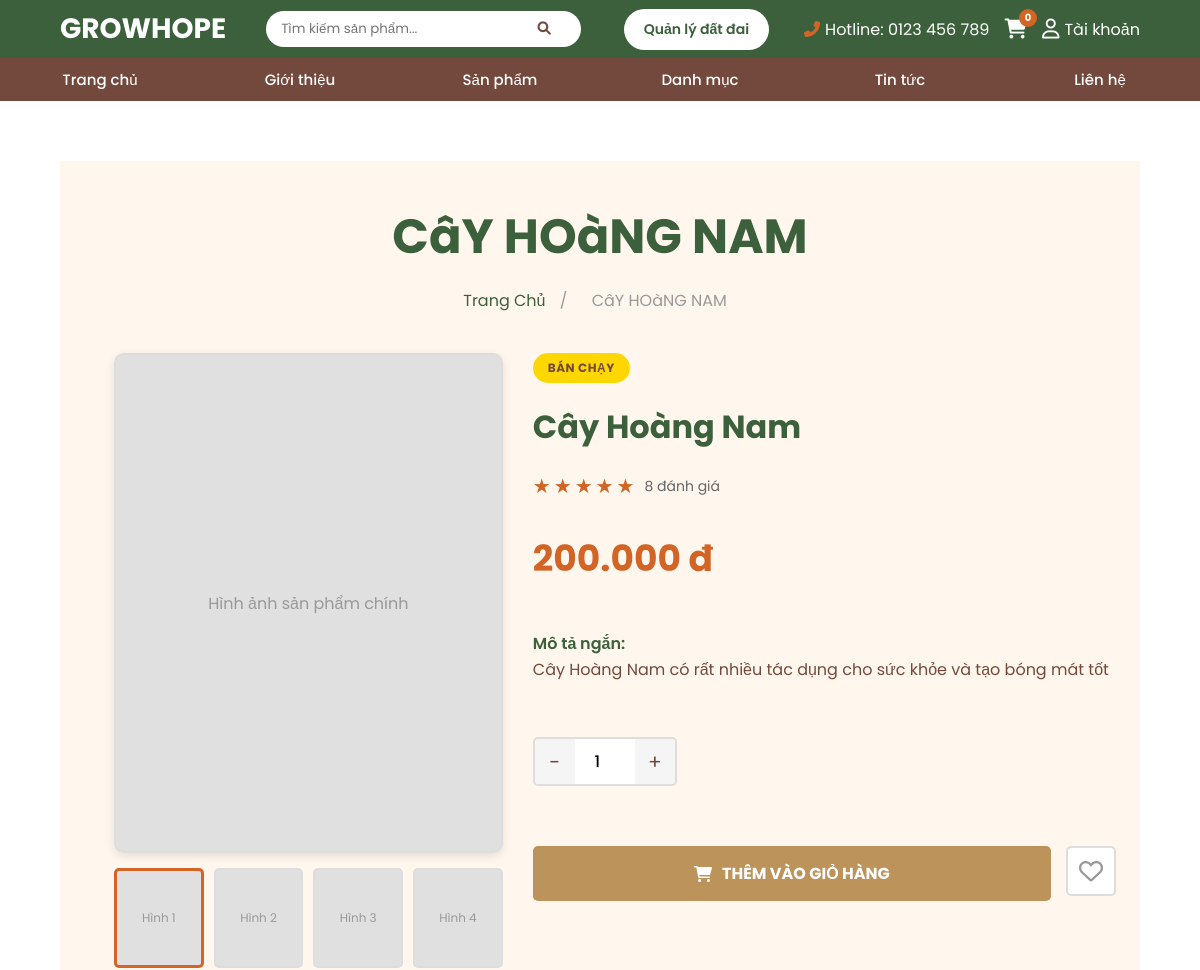
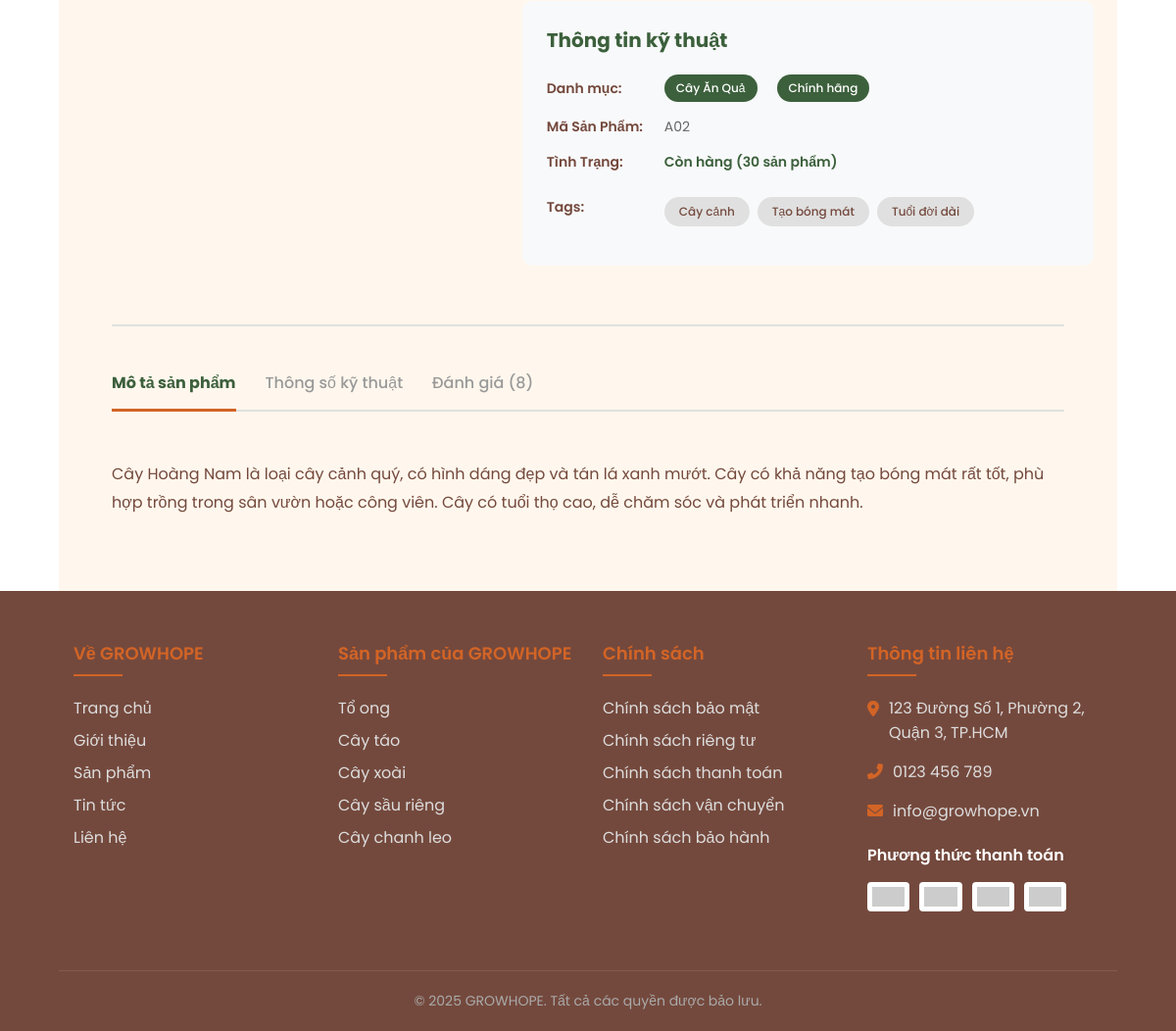
The page /views/products-detail.php?id=2 on the database its author committed (2 pictures, top to bottom).
### tables this page shows
CREATE TABLE products (
    product_id INT AUTO_INCREMENT PRIMARY KEY,
    category_id INT NOT NULL,
    code VARCHAR(50) NOT NULL UNIQUE,
    name VARCHAR(255) NOT NULL,
    price DECIMAL(12,2) NOT NULL DEFAULT 0,
    short_description TEXT,
    full_description LONGTEXT,
    stock INT NOT NULL DEFAULT 0,
    rating DECIMAL(3,1) NOT NULL DEFAULT 0,
    reviews_count INT NOT NULL DEFAULT 0,
    is_bestseller TINYINT(1) NOT NULL DEFAULT 0,
    created_at TIMESTAMP DEFAULT CURRENT_TIMESTAMP,
    FOREIGN KEY (category_id) REFERENCES categories(category_id) ON DELETE CASCADE
);

CREATE TABLE categories (
    category_id INT AUTO_INCREMENT PRIMARY KEY,
    category_name VARCHAR(255) NOT NULL,
    slug VARCHAR(255) NOT NULL UNIQUE,
    description TEXT,
    image VARCHAR(255),
    created_at TIMESTAMP DEFAULT CURRENT_TIMESTAMP
);

### views/products-detail.php (the view, shortened to what this page needs)
<?php
require_once '../includes/database.php';
try {
    $pdo = getPDO();
} catch (RuntimeException $e) {
    $pdo = null;
}
$product_id = isset($_GET['id']) ? (int) $_GET['id'] : 0;
$productStmt = $pdo->prepare('SELECT p.*, c.category_name, c.slug AS category_slug
                              FROM products p
                              INNER JOIN categories c ON p.category_id = c.category_id
                              WHERE p.product_id = :id');
$productStmt->bindValue(':id', $product_id, PDO::PARAM_INT);
$productStmt->execute();
$product = $productStmt->fetch();
$tagStmt = $pdo->prepare('SELECT tag FROM product_tags WHERE product_id = :id ORDER BY tag ASC');
$tagStmt->bindValue(':id', $product_id, PDO::PARAM_INT);
$tagStmt->execute();
$product_tags = $tagStmt->fetchAll(PDO::FETCH_COLUMN);
include '../includes/header.php';
?>
<?php
function formatPrice(float $price): string
{
    return number_format($price, 0, ',', '.') . ' đ';
}
function renderStars(float $rating): string
{
    $fullStars = (int) floor($rating);
    $hasHalfStar = ($rating - $fullStars) >= 0.5;
    $emptyStars = 5 - $fullStars - ($hasHalfStar ? 1 : 0);
    $html = '';
    for ($i = 0; $i < $fullStars; $i++) {
        $html .= '<span class="star filled">★</span>';
    }
    if ($hasHalfStar) {
        $html .= '<span class="star filled">★</span>';
    }
    for ($i = 0; $i < $emptyStars; $i++) {
        $html .= '<span class="star">★</span>';
    }
    return $html;
}
?>
<main style="min-height: 60vh; padding: <?php echo CONTAINER_PADDING_LARGE; ?> 0; background-color: var(--white);">
    <div class="product-detail-container">
        <h1 class="page-title"><?php echo strtoupper(htmlspecialchars($product['name'])); ?></h1>
        <div class="breadcrumb">
            <a href="<?php echo BASE_URL; ?>/index.php">Trang Chủ</a>
            <span>/</span>
            <span><?php echo strtoupper(htmlspecialchars($product['name'])); ?></span>
        </div>
        <div class="product-detail-grid">
            <div class="product-images">
                <div class="main-image" id="main-image">
                    <div class="main-image-placeholder">Hình ảnh sản phẩm chính</div>
                </div>
                <div class="thumbnail-images">
                    <div class="thumbnail active" onclick="changeMainImage(0)">
                        <span>Hình 1</span>
                    </div>
                    <div class="thumbnail" onclick="changeMainImage(1)">
                        <span>Hình 2</span>
                    </div>
                    <div class="thumbnail" onclick="changeMainImage(2)">
                        <span>Hình 3</span>
                    </div>
                    <div class="thumbnail" onclick="changeMainImage(3)">
                        <span>Hình 4</span>
                    </div>
                </div>
            </div>
            <div class="product-info-section">
                <?php if (!empty($product['is_bestseller'])): ?>
                <div>
                    <span class="bestseller-tag">Bán Chạy</span>
                </div>
                <?php endif; ?>
                <h2 class="product-name-h2"><?php echo htmlspecialchars($product['name']); ?></h2>
                <div class="product-rating">
                    <div class="stars">
                        <?php echo renderStars((float) $product['rating']); ?>
                    </div>
                    <span class="rating-count"><?php echo (int) $product['reviews_count']; ?> đánh giá</span>
                </div>
                <div class="product-price-large"><?php echo formatPrice((float) $product['price']); ?></div>
                <div class="product-short-description">
                    <strong>Mô tả ngắn:</strong><br>
                    <?php echo nl2br(htmlspecialchars($product['short_description'] ?? '')); ?>
                </div>
                <div class="quantity-section">
                    <div class="quantity-selector">
                        <button class="quantity-btn" onclick="decreaseQuantity()">-</button>
                        <input type="number" id="quantity" class="quantity-input" value="1" min="1" max="<?php echo max(1, (int) $product['stock']); ?>">
                        <button class="quantity-btn" onclick="increaseQuantity()">+</button>
                    </div>
                </div>
                <div class="action-buttons">
                    <button class="add-to-cart-btn" onclick="addToCart()">
                        <i class="fas fa-shopping-cart"></i>
                        THÊM VÀO GIỎ HÀNG
                    </button>
                    <button class="favorite-btn" id="favorite-btn" onclick="toggleFavorite()">
                        <i class="far fa-heart"></i>
                    </button>
                </div>
                <div class="technical-info">
                    <h3>Thông tin kỹ thuật</h3>
                    <div class="info-item">
                        <span class="info-label">Danh mục:</span>
                        <span class="info-value">
                            <span class="category-tag"><?php echo htmlspecialchars($product['category_name']); ?></span>
                            <span class="authentic-tag">Chính hãng</span>
                        </span>
                    </div>
                    <div class="info-item">
                        <span class="info-label">Mã Sản Phẩm:</span>
                        <span class="info-value"><?php echo htmlspecialchars($product['code']); ?></span>
                    </div>
                    <div class="info-item">
                        <span class="info-label">Tình Trạng:</span>
                        <span class="info-value status-in-stock">Còn hàng (<?php echo (int) $product['stock']; ?> sản phẩm)</span>
                    </div>
                    <div class="info-item">
                        <span class="info-label">Tags:</span>
                        <div class="info-value">
                            <div class="product-tags">
                                <?php if (!empty($product_tags)): ?>
                                    <?php foreach ($product_tags as $tag): ?>
                                        <span class="tag"><?php echo htmlspecialchars($tag); ?></span>
                                    <?php endforeach; ?>
                                <?php else: ?>
                                    <span class="tag">Đang cập nhật</span>
                                <?php endif; ?>
                            </div>
                        </div>
                    </div>
                </div>
            </div>
        </div>
        <div class="tabs-section">
            <div class="tabs-header">
                <button class="tab-button active" onclick="switchTab('description')">Mô tả sản phẩm</button>
                <button class="tab-button" onclick="switchTab('specifications')">Thông số kỹ thuật</button>
                <button class="tab-button" onclick="switchTab('reviews')">Đánh giá (<?php echo (int) $product['reviews_count']; ?>)</button>
            </div>
            <div id="tab-description" class="tab-content active">
                <p><?php echo nl2br(htmlspecialchars($product['full_description'] ?? '')); ?></p>
            </div>
        </div>
    </div>
</main>
<?php include '../includes/footer.php'; ?>

### rows shown on the page
products: name "CâY HOàNG NAM", name "Cây Hoàng Nam", reviews_count "8", price "200.000 đ", short_description "Cây Hoàng Nam có rất nhiều tác dụng cho sức khỏe và tạo bóng mát tốt", category.category_name "Cây Ăn Quả", code "A02", stock "30", full_description "Cây Hoàng Nam là loại cây cảnh quý, có hình dáng đẹp và tán lá xanh mướt. Cây có khả năng tạo bóng mát rất tốt, phù hợp trồng trong sân vườn hoặc công viên. Cây có tuổi thọ cao, dễ chăm sóc và phát triển nhanh."

### other values the page prints
BRAND_NAME "GROWHOPE"
CONTACT_HOTLINE "0123 456 789"
$current_user_name "Tài khoản"
$tag "Cây cảnh"
$tag "Tạo bóng mát"
$tag "Tuổi đời dài"
CONTACT_ADDRESS "123 Đường Số 1, Phường 2, Quận 3, TP.HCM"
CONTACT_PHONE "0123 456 789"
CONTACT_EMAIL "info@growhope.vn"
